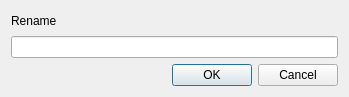
<?xml version="1.0" encoding="UTF-8"?>
<ui version="4.0">
 <class>Rename</class>
 <widget class="QDialog" name="Rename">
  <property name="geometry">
   <rect>
    <x>0</x>
    <y>0</y>
    <width>349</width>
    <height>97</height>
   </rect>
  </property>
  <property name="sizePolicy">
   <sizepolicy hsizetype="Preferred" vsizetype="Expanding">
    <horstretch>0</horstretch>
    <verstretch>0</verstretch>
   </sizepolicy>
  </property>
  <property name="windowTitle">
   <string>Rename</string>
  </property>
  <layout class="QVBoxLayout" name="verticalLayout">
   <item>
    <widget class="QLabel" name="label">
     <property name="text">
      <string>Rename</string>
     </property>
    </widget>
   </item>
   <item>
    <widget class="QLineEdit" name="lineEdit"/>
   </item>
   <item>
    <widget class="QDialogButtonBox" name="buttonBox">
     <property name="orientation">
      <enum>Qt::Horizontal</enum>
     </property>
     <property name="standardButtons">
      <set>QDialogButtonBox::Cancel|QDialogButtonBox::Ok</set>
     </property>
    </widget>
   </item>
  </layout>
 </widget>
 <resources/>
 <connections>
  <connection>
   <sender>buttonBox</sender>
   <signal>accepted()</signal>
   <receiver>Rename</receiver>
   <slot>accept()</slot>
   <hints>
    <hint type="sourcelabel">
     <x>248</x>
     <y>254</y>
    </hint>
    <hint type="destinationlabel">
     <x>157</x>
     <y>274</y>
    </hint>
   </hints>
  </connection>
  <connection>
   <sender>buttonBox</sender>
   <signal>rejected()</signal>
   <receiver>Rename</receiver>
   <slot>reject()</slot>
   <hints>
    <hint type="sourcelabel">
     <x>316</x>
     <y>260</y>
    </hint>
    <hint type="destinationlabel">
     <x>286</x>
     <y>274</y>
    </hint>
   </hints>
  </connection>
 </connections>
</ui>
